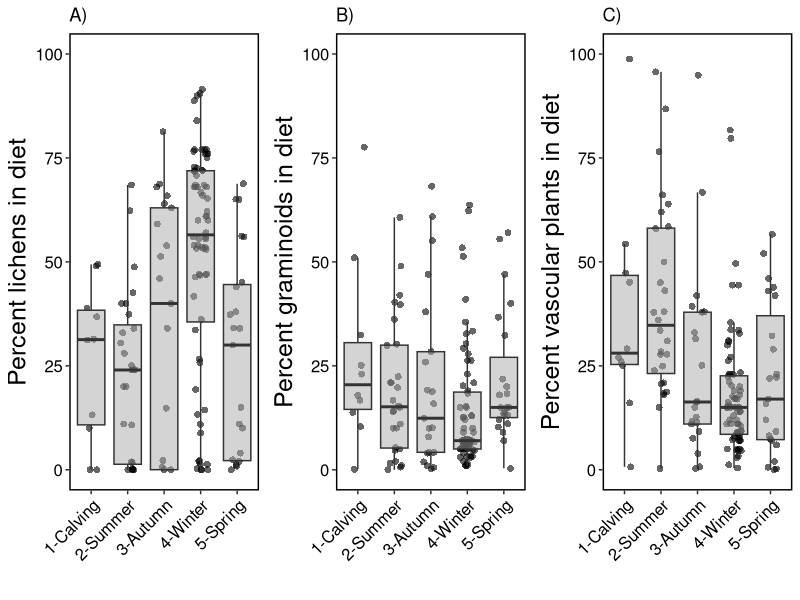

Generate this figure with R:


library(data.table)
library(ggplot2)
library(gridExtra)

sub <- fread("output/clean-data-all.csv")

sub[, .N, by = "author_yr"]


aa <- ggplot(sub, 
       aes(season, lichen, fill=season)) + 
  geom_jitter(color = "black", 
              shape = 16,
              position = position_jitter(0.2),
              size = 2,
              alpha = 0.6) +
  geom_boxplot(fill = "darkgrey", 
               alpha = 0.5,
               outlier.color = NA) + 
  ylab("Percent lichens in diet") + xlab("") +
  ylim(0,100) +
  ggtitle("A)") +
  theme(legend.position = 'none',
    legend.key = element_blank(),
    legend.text = element_text(size = 12, color = "black"),
    legend.title = element_blank(),
    axis.title = element_text(size=18),
    axis.text.y = element_text(size=12, color = "black"),
    axis.text.x = element_text(size = 12, color = "black", angle = 45, hjust = 1), 
    strip.text  = element_text(size = 16),
    strip.background = element_rect(colour="black", size = 1, fill = "white"),
    panel.grid.minor = element_blank(),
    panel.background = element_blank(),
    panel.border = element_rect(colour = "black", fill=NA, size=1)) 

bb <- ggplot(sub, 
             aes(season, graminoid, fill=season)) + 
  geom_jitter(color = "black", 
              shape = 16,
              position = position_jitter(0.2),
              size = 2,
              alpha = 0.6) +
  geom_boxplot(fill = "darkgrey", 
               alpha = 0.5,
               outlier.color = NA) + 
  ylab("Percent graminoids in diet") + xlab("") +
  ylim(0,100) +
  ggtitle("B)") +
  theme(legend.position = 'none',
        legend.key = element_blank(),
        legend.text = element_text(size = 12, color = "black"),
        legend.title = element_blank(),
        axis.title = element_text(size=18),
        axis.text.y = element_text(size=12, color = "black"),
        axis.text.x = element_text(size = 12, color = "black", angle = 45, hjust = 1), 
        strip.text  = element_text(size = 16),
        strip.background = element_rect(colour="black", size = 1, fill = "white"),
        panel.grid.minor = element_blank(),
        panel.background = element_blank(),
        panel.border = element_rect(colour = "black", fill=NA, size=1)) 

cc <- ggplot(sub, 
             aes(season, vascular, fill=season)) + 
  geom_jitter(color = "black", 
              shape = 16,
              position = position_jitter(0.2),
              size = 2,
              alpha = 0.6) +
  geom_boxplot(fill = "darkgrey", 
               alpha = 0.5,
               outlier.color = NA) + 
  ylab("Percent vascular plants in diet") + xlab("") +
  ylim(0,100) +
  ggtitle("C)") +
  theme(legend.position = 'none',
        legend.key = element_blank(),
        legend.text = element_text(size = 12, color = "black"),
        legend.title = element_blank(),
        axis.title = element_text(size=18),
        axis.text.y = element_text(size=12, color = "black"),
        axis.text.x = element_text(size = 12, color = "black", angle = 45, hjust = 1), 
        strip.text  = element_text(size = 16),
        strip.background = element_rect(colour="black", size = 1, fill = "white"),
        panel.grid.minor = element_blank(),
        panel.background = element_blank(),
        panel.border = element_rect(colour = "black", fill=NA, size=1)) 


g <- grid.arrange(aa,bb, cc, nrow = 1)


ggsave(
  'figures/fig1.pdf',
  g,
  width = 10,
  height = 5,
  dpi = 320
)
